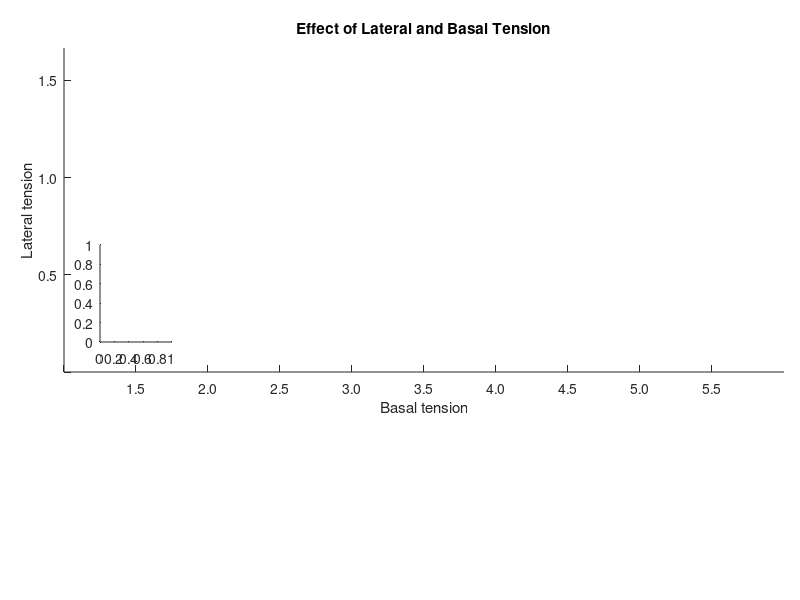

This figure's MATLAB source: (Note: this script raises an error after producing the figure.)
clear all
clc
w = 0.1; % width of xyticks
W = 0.9; % width of parent axes;
Lines = 3;
Columns = 9;
figure
axes('position',[0.08 0.38 W 0.6*W])
xticks(0:w:0.9)
xticklabels({'','1.5','2.0','2.5', '3.0', '3.5','4.0','4.5','5.0','5.5'})
yticks(0:3*w:1)
yticklabels({'','0.5','1.0', '1.5', ''})
xlabel('Basal tension')
ylabel('Lateral tension')
title('Effect of Lateral and Basal Tension')
%axis('square')
p = get(gca,'position');

%% load data
namelist = dir('g*b*.mat');
l = length(namelist);
P = cell(1,l);

%% plot data
idx = 1;
for i = 1:Lines
    for j = 1:Columns
        h = axes('parent',gcf,'position',[p(1)+w*W*(j-1)+0.45*w p(2)+3*w*0.6*W*(i-1)+0.5*w w*W 3*w*0.6*W]);
        p1 = get(gca,'position');
        filename = namelist(idx).name;
        P{idx} = load(filename,'pos');
        drawfig(gca,P{idx}.pos);
        % box off
        axis off
        xticks('');
        yticks('');
        idx = idx + 1;
    end
end